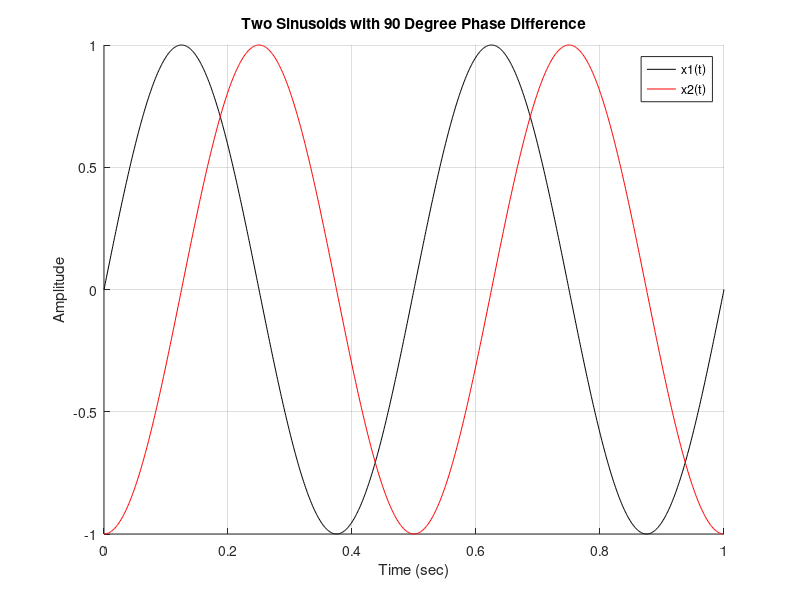

Here is the MATLAB script that generated this plot:
clc; clear all;

fs = 1000; % sampling frequency
f = 2;     % signal frequency

t = 0:1/fs:1;

% Convert 90 degree to radian
phase = 90*(2*pi/360);

x1 = sin(2*pi*f*t);
x2 = sin(2*pi*f*t - phase);

hold on

plot(t,x1,'k')
plot(t,x2,'r')

grid on
xlabel('Time (sec)')
ylabel('Amplitude')

legend('x1(t)','x2(t)')
title('Two Sinusoids with 90 Degree Phase Difference')
